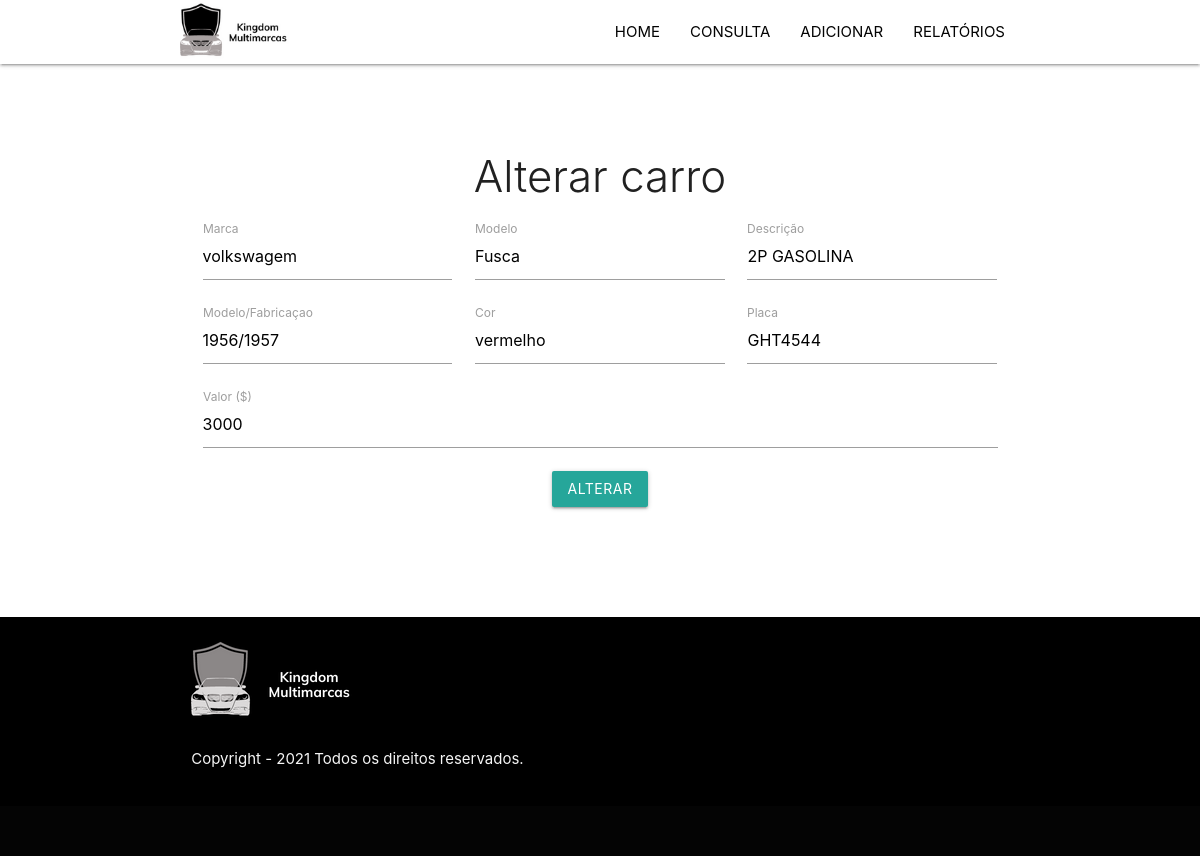
The app's page /editar.php?id=3 with its own data.
### tables this page shows
CREATE TABLE IF NOT EXISTS `estoque` (
  `id` int(11) NOT NULL AUTO_INCREMENT,
  `marca` varchar(40) NOT NULL,
  `modelo` varchar(40) NOT NULL,
  `descricao` varchar(50) NOT NULL,
  `mod_fab` varchar(9) NOT NULL,
  `cor` varchar(20) NOT NULL,
  `placa` varchar(9) NOT NULL,
  `valor` int(11) NOT NULL,
  PRIMARY KEY (`id`)
);

### editar.php (the view, shortened to what this page needs)
<?php
include_once 'php_action/db_connect.php';
include_once 'includes/header.php';
if (isset($_GET['id'])):
$id = mysqli_escape_string($connect, $_GET['id']);
$sql = "SELECT * FROM  estoque WHERE  id = '$id'";
$resultado = mysqli_query($connect, $sql);
$dados = mysqli_fetch_array($resultado);
endif;
?>
<div class="section no-pad-bot" id="index-banner">
      <div class="container">
        <br /><br />
        <div class="row center">
          <div class="col s12 m12 l12 xl12">
            <h3 class="light"> Alterar carro</h3>
            <form action="php_action/update.php" method="POST">
              <div class = "input-field col s12 m4">
                <input type="text" name="marca" id="marca" value = "<?php echo $dados['marca']; ?>">
                <label for="marca">Marca</label>
              </div>
              <div class = "input-field col s12 m4">
                <input type="text" name="modelo" id="modelo" value = "<?php echo $dados['modelo']; ?>">
                <label for="modelo">Modelo</label>
              </div>
              <div class = "input-field col s12 m4">
                <input type="text" name="descricao" id="descricao" value = "<?php echo $dados['descricao']; ?>">
                <label for="descricao">Descrição</label>
              </div>
              <div class = "input-field col s12 m4 ">
                <input type="text" name="mod_fab" id="mod_fab" value = "<?php echo $dados['mod_fab']; ?>">
                <label for="mod_fab">Modelo/Fabricaçao</label>
              </div>
              <div class = "input-field col s12 m4">
                <input type="text" name="cor" id="cor" value = "<?php echo $dados['cor']; ?>">
                <label for="cor">Cor</label>
              </div>
              <div class = "input-field col s12 m4">
                <input type="text" name="placa" id="placa" value = "<?php echo $dados['placa']; ?>">
                <label for="placa">Placa</label>
              </div>
              <div class = "input-field col s12">
                <input type="text" name="valor" id="valor" value = "<?php echo $dados['valor']; ?>">
                <label for="valor">Valor ($)</label>
              </div>
          <button type = "sunmit" name = "btn-alterar" class = "btn"> Alterar</button>
            </form>
          </div>
        </div>
        <br /><br />
      </div>
    </div>
      <br /><br />
<?php
include_once 'includes/footer.php';
?>

### records on screen
estoque: marca "volkswagem", modelo "Fusca", descricao "2P GASOLINA", mod_fab "1956/1957", cor "vermelho", placa "GHT4544", valor "3000"
